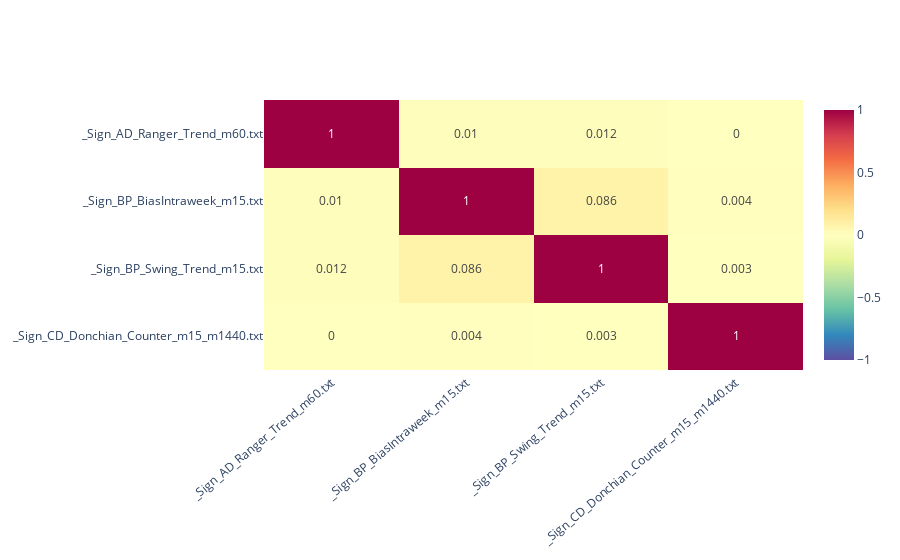

Source (notebook cell):
### Code cell
dict_corr = {}
for strat_1 in dict_strat.keys():
    for strat_2 in dict_strat.keys():
        data_1, data_2 = dict_results[strat_1], dict_results[strat_2]
        dict_corr[('_'.join(strat_1.split('_')[1:]),
                   '_'.join(strat_2.split('_')[1:]))] = round(correlation_classic(data_1[['date', 'daily_profit']],
                                                                                  data_2[['date', 'daily_profit']]), 3)
#
df_corr = pd.DataFrame(np.array(list(dict_corr.values())).reshape(int(np.sqrt(len(dict_corr))), -1))
df_corr.columns = ['_'.join(i.split('_')[1:]) for i in dict_strat.keys()]
df_corr.index = ['_'.join(i.split('_')[1:]) for i in dict_strat.keys()]
#
figure = go.Figure()
figure.update_layout(go.Layout(xaxis = {'showgrid': True, 'showline': True, 'mirror': True, 'titlefont': {'size': 20}, 'tickfont': {'size': 12}, 'tickangle': -40}))
figure.add_trace(go.Heatmap(z = df_corr.values[::-1, :], x = df_corr.columns, y = df_corr.index[::-1],
                            colorscale = 'Spectral_r', text = df_corr.values[::-1, :], texttemplate="%{text}", zmin = -1,
                            zmax = 1))

### Figure 1 — Plotly figure (JSON) as saved in the notebook; plotly's stock layout.template omitted (floating-point values rounded to 4 significant figures)
{"data": [{"colorscale": [[0, "rgb(94,79,162)"], [0.1, "rgb(50,136,189)"], [0.2, "rgb(102,194,165)"], [0.3, "rgb(171,221,164)"], [0.4, "rgb(230,245,152)"], [0.5, "rgb(255,255,191)"], [0.6, "rgb(254,224,139)"], [0.7, "rgb(253,174,97)"], [0.8, "rgb(244,109,67)"], [0.9, "rgb(213,62,79)"], [1, "rgb(158,1,66)"]], "text": [[0, 0.004, 0.003, 1], [0.012, 0.086, 1, 0.003], [0.01, 1, 0.086, 0.004], [1, 0.01, 0.012, 0]], "texttemplate": "%{text}", "type": "heatmap", "x": ["_Sign_AD_Ranger_Trend_m60.txt", "_Sign_BP_BiasIntraweek_m15.txt", "_Sign_BP_Swing_Trend_m15.txt", "_Sign_CD_Donchian_Counter_m15_m1440.txt"], "y": ["_Sign_CD_Donchian_Counter_m15_m1440.txt", "_Sign_BP_Swing_Trend_m15.txt", "_Sign_BP_BiasIntraweek_m15.txt", "_Sign_AD_Ranger_Trend_m60.txt"], "z": [[0, 0.004, 0.003, 1], [0.012, 0.086, 1, 0.003], [0.01, 1, 0.086, 0.004], [1, 0.01, 0.012, 0]], "zmax": 1, "zmin": -1}], "layout": {"xaxis": {"mirror": true, "showgrid": true, "showline": true, "tickangle": -40, "tickfont": {"size": 12}, "title": {"font": {"size": 20}}}}}
